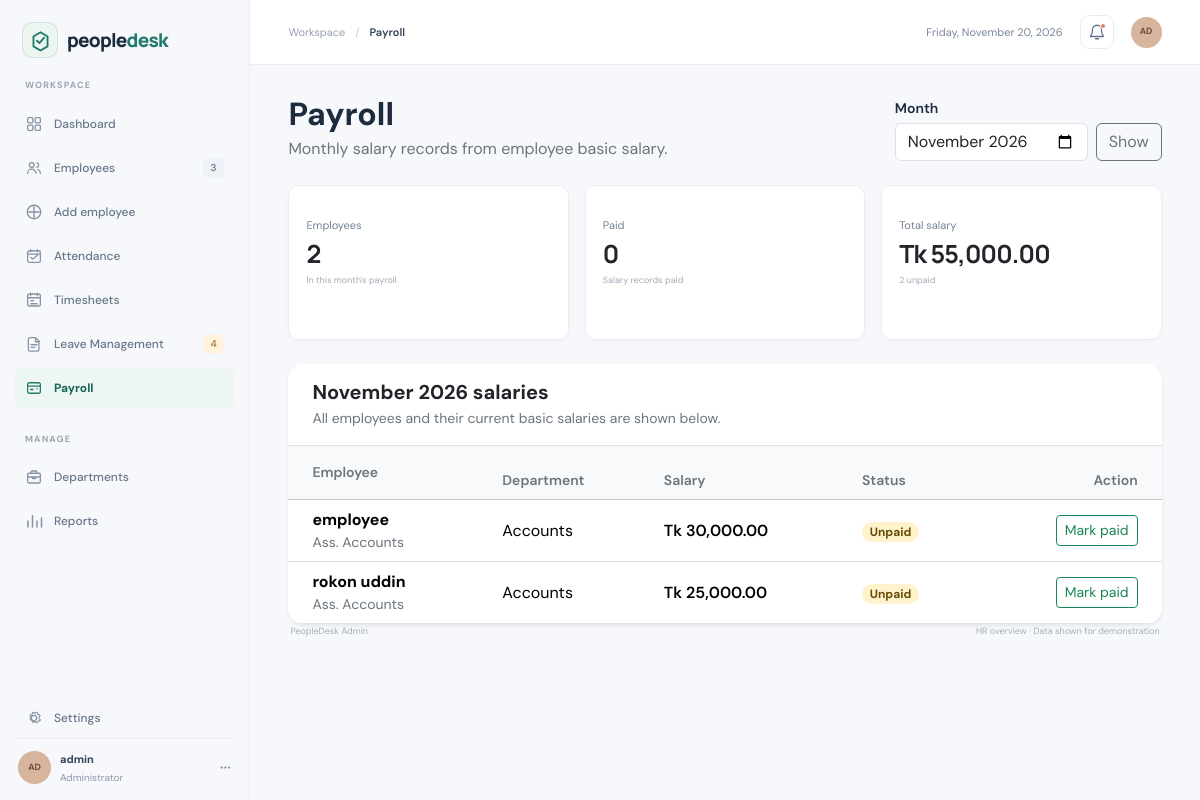
Page /admin/payroll/payroll_management.php (signed in) on the earlier database version.
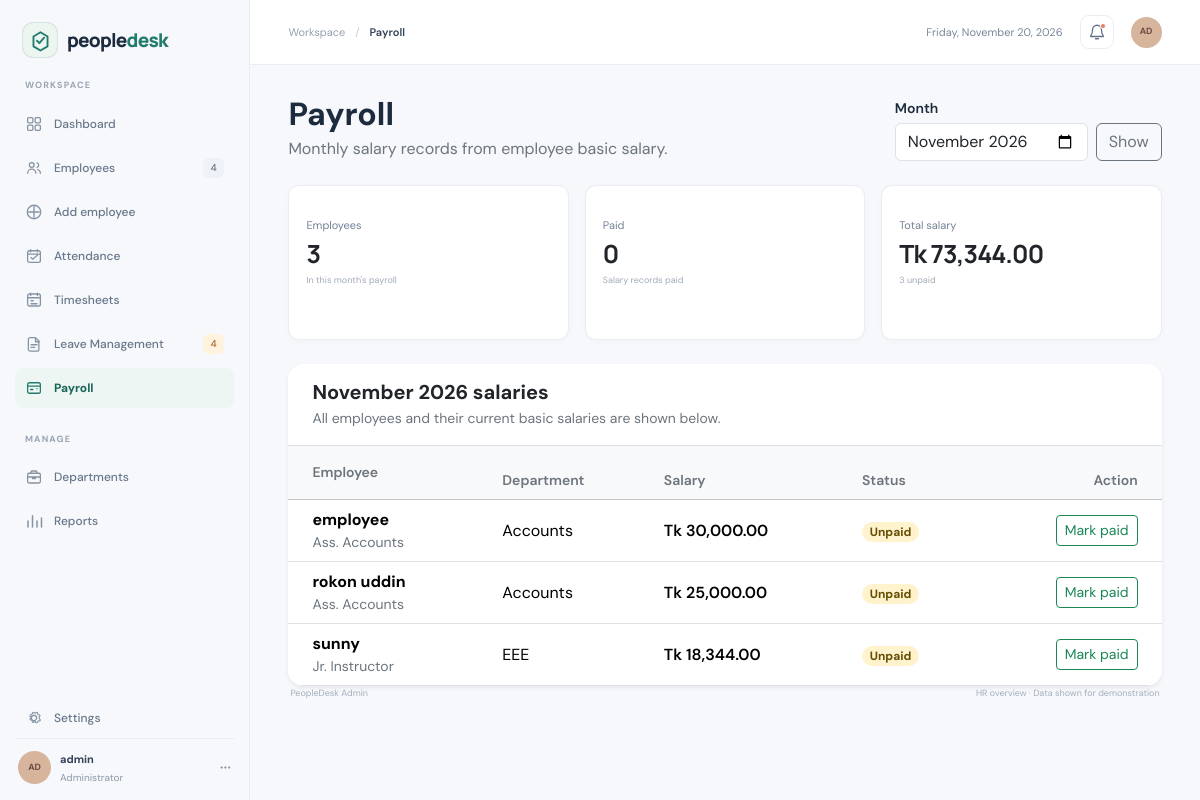
Same page on the later database version.
### tables this page shows
CREATE TABLE `employees` (
  `employee_id` int NOT NULL,
  `name` varchar(150) NOT NULL,
  `email` varchar(150) NOT NULL,
  `temporary_password` varchar(250) NOT NULL,
  `department` varchar(100) NOT NULL,
  `designation` varchar(150) NOT NULL,
  `basic_salary` decimal(10,0) NOT NULL,
  `joining_date` date NOT NULL,
  `birth_date` date DEFAULT NULL,
  `role` enum('admin','hr','employee','') NOT NULL,
  `phone` varchar(15) NOT NULL,
  `profile_picture` varchar(255) DEFAULT NULL,
  `user_id` int DEFAULT NULL
);

### admin/payroll/payroll_management.php (the view, shortened to what the changed rows need)
<?php
include_once("../../config/db.php");
function payrollEscape($value)
{
    return htmlspecialchars((string) $value, ENT_QUOTES, 'UTF-8');
}
$monthInput = $_POST['month'] ?? $_GET['month'] ?? date('Y-m');
$month = is_string($monthInput) && preg_match('/^\d{4}-\d{2}$/', $monthInput)
    ? DateTimeImmutable::createFromFormat('!Y-m', $monthInput)
    : false;
$monthValue = $month->format('Y-m-01');
$monthEnd = $month->modify('last day of this month')->format('Y-m-d');
$listStmt = $conn->prepare(
    "SELECT e.employee_id, e.name AS employee_name, e.department, e.designation,
            COALESCE(p.salary, e.basic_salary) AS salary,
            COALESCE(p.status, 'unpaid') AS status, p.paid_at
     FROM employees e
     LEFT JOIN payroll p
       ON p.employee_id = e.employee_id AND p.payroll_month = ?
     WHERE e.role IN ('employee', 'hr') AND e.joining_date <= ?
     ORDER BY e.name"
);
$listStmt->bind_param("ss", $monthValue, $monthEnd);
$listStmt->execute();
$payrollRows = $listStmt->get_result()->fetch_all(MYSQLI_ASSOC);
$summary = ['total' => 0, 'paid' => 0, 'unpaid' => 0, 'amount' => 0];
foreach ($payrollRows as $row) {
    $summary['total']++;
    $summary[$row['status'] === 'paid' ? 'paid' : 'unpaid']++;
    $summary['amount'] += (float) $row['salary'];
}
?>
<!doctype html>
<html lang="en">
<head>
    <link href="https://cdn.jsdelivr.net/npm/bootstrap@5.3.3/dist/css/bootstrap.min.css" rel="stylesheet">
    <link rel="stylesheet" href="../../assets/admin.css">
</head>
<body>
    <div class="app-shell">
        <?php include_once('../includes/sidebar.php'); ?>
        <main class="main-content">
            <div class="dashboard-content">
                <div class="d-flex flex-column flex-sm-row align-items-sm-end justify-content-between gap-3 mb-4">
                    <div>
                        <h1 class="h2 fw-bold mb-1">Payroll</h1>
                    </div>
                </div>
                <section class="row g-3 mb-4" aria-label="Monthly payroll summary">
                    <div class="col-12 col-sm-4"><article class="card stat-card h-100"><div class="stat-value-row"><strong><?php echo $summary['total']; ?></strong></div></article></div>
                    <div class="col-12 col-sm-4"><article class="card stat-card h-100"><span class="stat-label">Total salary</span><div class="stat-value-row"><strong>Tk <?php echo number_format($summary['amount'], 2); ?></strong></div><span class="stat-footnote"><?php echo $summary['unpaid']; ?> unpaid</span></article></div>
                </section>
                <section class="card border-0 shadow-sm rounded-4 overflow-hidden">
                    <div class="card-header bg-white border-bottom d-flex flex-column flex-sm-row align-items-sm-center justify-content-between gap-3 px-4 py-3">
                        <div>
                            <h2 class="h5 fw-bold mb-1"><?php echo payrollEscape($month->format('F Y')); ?> salaries</h2>
                        </div>
                    </div>
                    <div class="table-responsive">
                        <table class="table table-hover align-middle mb-0">
                            <thead class="table-light"><tr>
                                <th class="ps-4 py-3 text-secondary fw-semibold small">Employee</th>
                                <th class="text-secondary fw-semibold small">Department</th>
                                <th class="text-secondary fw-semibold small">Salary</th>
                                <th class="text-secondary fw-semibold small">Status</th>
                                <th class="text-end pe-4 text-secondary fw-semibold small">Action</th>
                            </tr></thead>
                            <tbody>
                                <?php if ($payrollRows) { foreach ($payrollRows as $row) { ?>
                                    <tr>
                                        <td class="ps-4"><strong><?php echo payrollEscape($row['employee_name']); ?></strong><small class="d-block text-secondary"><?php echo payrollEscape($row['designation']); ?></small></td>
                                        <td><?php echo payrollEscape($row['department']); ?></td>
                                        <td class="fw-semibold text-nowrap">Tk <?php echo number_format((float) $row['salary'], 2); ?></td>
                                        <td><span class="badge rounded-pill <?php echo $row['status'] === 'paid' ? 'bg-success-subtle text-success-emphasis' : 'bg-warning-subtle text-warning-emphasis'; ?>"><?php echo payrollEscape(ucfirst($row['status'])); ?></span></td>
                                        <td class="text-end pe-4">
                                            <?php if ($row['status'] === 'unpaid') { ?>
                                                <form method="post" class="d-inline">
                                                    <button class="btn btn-sm btn-outline-success" type="submit">Mark paid</button>
                                                </form>
                                            <?php } else { ?>
                                                <span class="text-secondary small">Complete</span>
                                            <?php } ?>
                                        </td>
                                    </tr>
                                <?php } } else { ?>
                                    <tr><td colspan="5" class="text-center text-secondary py-5">No employees found for this month.</td></tr>
                                <?php } ?>
                            </tbody>
                        </table>
                    </div>
                </section>
            </div>
        </main>
    </div>
</body>
</html>

### admin/includes/sidebar.php (shortened to what the changed rows need)
<?php
$currentPage = basename($_SERVER['PHP_SELF'] ?? 'admin_dashboard.php');
$result = $conn->query("SELECT COUNT(*) AS total FROM employees");
$totalEmployee = (int) $result->fetch_assoc()['total'];
?>
<aside class="sidebar offcanvas-lg offcanvas-start" tabindex="-1" id="adminSidebar" aria-labelledby="adminSidebarLabel">
    <nav class="sidebar-nav" aria-label="Main navigation">
        <a class="nav-link <?php echo $currentPage === 'employeePage.php' ? 'active' : ''; ?>" href="/hr-management/admin/employee/employeePage.php">
            <svg viewBox="0 0 24 24" fill="none" aria-hidden="true"><circle cx="9" cy="8" r="3.2" stroke="currentColor" stroke-width="1.7"/><path d="M3.5 19a5.5 5.5 0 0 1 11 0M16 5.2a3.2 3.2 0 0 1 0 6.1M17 14a5.2 5.2 0 0 1 3.5 5" stroke="currentColor" stroke-width="1.7" stroke-linecap="round"/></svg>
            <span>Employees</span>
            <span class="nav-count"><?php echo $totalEmployee ?></span>
        </a>
    </nav>
</aside>

Differences in the rows shown:
added employees: name "sunny", designation "Jr. Instructor", department "EEE", salary "18,344.00", status "Unpaid"
Other differences:
$totalEmployee: "3" → "4"
$summary['total']: "2" → "3"
$summary['amount']: "55,000.00" → "73,344.00"
$summary['unpaid']: "2" → "3"
